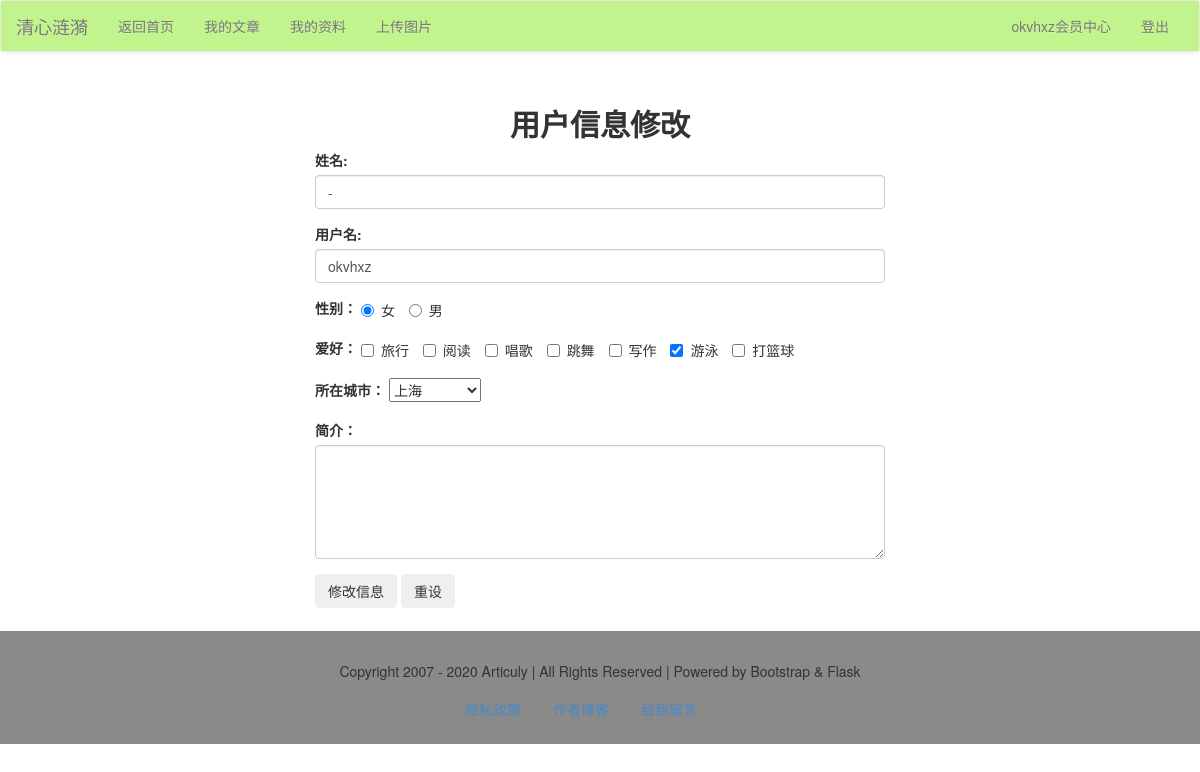
/member/user/edit/ (signed in), run on an earlier commit of the app's database.
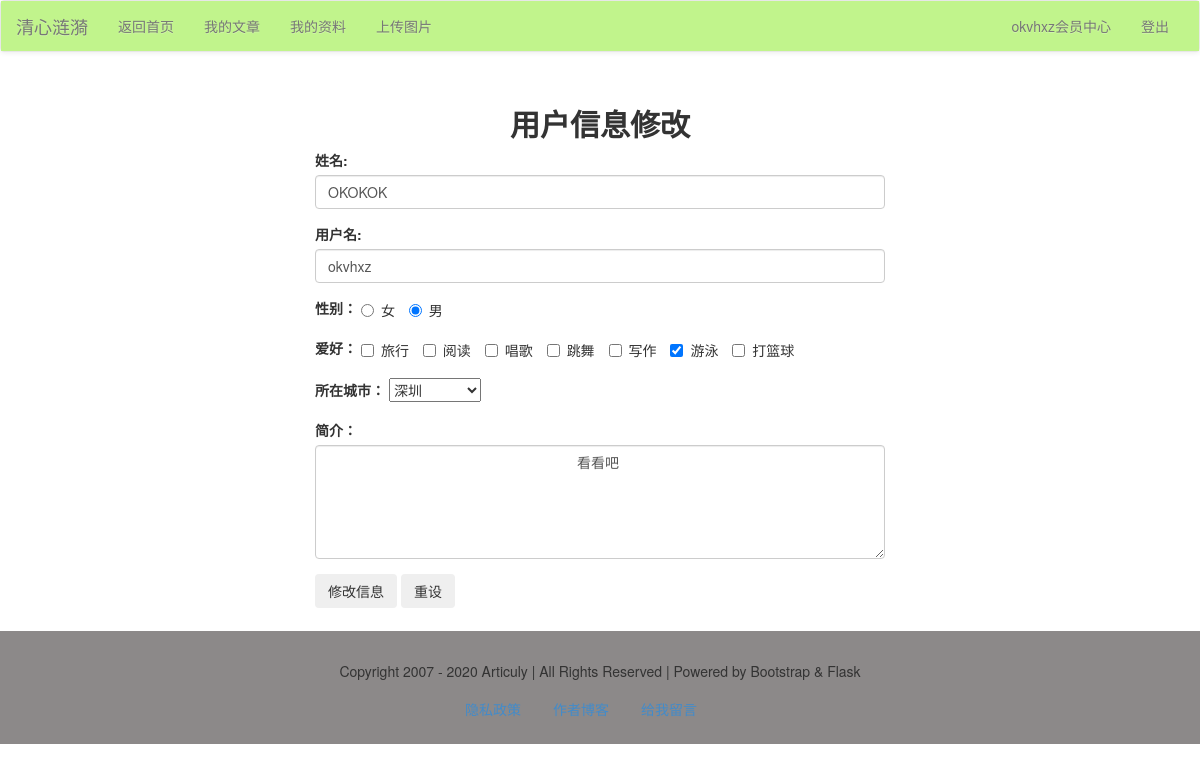
And on a later commit of the database.
### models.py (models this page shows, shortened)
class User(db.Model):
    id = db.Column(db.Integer, primary_key=True)
    username = db.Column(db.String)
    password = db.Column(db.String)
    realname = db.Column(db.String)
    sex = db.Column(db.Integer)
    city = db.Column(db.String)
    hobby = db.Column(db.String)
    intro = db.Column(db.String)

### member/users.py (the view, shortened to what this page needs)
@member_app.route("/user/edit/", methods=['get', 'post'])
def userEdit():
    user = User.query.filter_by(username=session['user']).one()
    return render_template("member/info/info_edit.html", user=user)

### app.py (called while the page is built)
@app.context_processor
def account():
    username = session.get('user')
    return {'username': username}

@app.context_processor
def getCateList():
    cates = Category.query.all()
    return {'cates': cates}

### libs.py (called while the page is built)
def login_required(func):
    @wraps(func)
    def decorator_nest(*args, **kwargs):
        if not 'user' in session:
            return redirect(url_for('login'))
        else:
            print(func)
            return func(*args, **kwargs)
    return decorator_nest

### member/member_app.py (called while the page is built)
@member_app.before_request
@login_required
def is_login():
    print(session['user'])

### templates/member/info/info_edit.html (shortened to what the changed rows need)
{% extends "member/member_base.html" %}
{% block content %}
    <div class="container-fluid">
        <div class="row">
            <div class="main col-lg-6 col-lg-offset-3 col-md-8 col-md-offset-2 col-sm-10 col-sm-offset-1 col-xs-12">
                <h2 class="text-center"><b>用户信息修改</b></h2>
                <div class="body">
                    <form action="" method="post">
                        <div class="form-group">
                            <label for="name">姓名:</label>
                            <input class="form-control" type="text" name="name" id="name" value="{{ user.realname }}"/>
                        </div>
                        <div class="form-group">
                            <label for="username">用户名:</label>
                            <input class="form-control" type="text" name="username" id="username"
                                   value="{{ user.username }}"/>
                        </div>
                        <div class="form-group">
                            <label class="radio-inline">
                                <input type="radio" name="sex" id="sex1" value="0"
                                        {% if user.sex==0 %} checked {% endif %}
                                />女
                            </label>
                            <label class="radio-inline">
                                <input type="radio" name="sex" id="sex2" value="1"
                                        {% if user.sex==1 %} checked {% endif %}
                                />男
                            </label>
                        </div>
                        <div class="form-group">
                            <label class="checkbox-inline">
                                <input type="checkbox" name="hobby" id="hobby1"
                                       value="travel"/>旅行
                            </label>
                            <label class="checkbox-inline">
                                <input type="checkbox" name="hobby" id="hobby2"
                                       value="reading"/>阅读
                            </label>
                            <label class="checkbox-inline">
                                <input type="checkbox" name="hobby" id="hobby3"
                                       value="singing"/>唱歌
                            </label>
                            <label class="checkbox-inline">
                                <input type="checkbox" name="hobby" id="hobby4"
                                       value="dancing"/>跳舞
                            </label>
                            <label class="checkbox-inline">
                                <input type="checkbox" name="hobby" id="hobby5"
                                       value="writing"/>写作
                            </label>
                            <label class="checkbox-inline">
                                <input type="checkbox" name="hobby" id="hobby6"
                                        {% if user.hobby.find("swimming")!=-1 %} checked {% endif %}
                                       value="swimming"/>游泳
                            </label>
                            <label class="checkbox-inline">
                                <input type="checkbox" name="hobby" id="hobby7"
                                       value="playing basketball"/>打篮球
                            </label>
                        </div>
                        <div class="form-group">
                            <label for="city">所在城市：</label>
                            <select name="city">
                                <option value="021"
                                        {% if user.city=="021" %} selected {% endif %}
                                >上海
                                </option>
                                <option value="0755"
                                        {% if user.city=="0755" %} selected {% endif %}
                                >深圳
                                </option>
                            </select>
                        </div>
                        <div class="form-group">
                            <label for="intro">简介：</label>
                            <textarea name="intro" rows="5" cols="10" class="form-control">
								{{ user.intro }}
							</textarea>
                        </div>
                    </form>
                </div>
            </div>
        </div>
    </div>
{% endblock %}

### templates/member/member_base.html (shortened to what this page needs)
<!DOCTYPE html>
<html>
{% block head %}
    <head>
        <link rel="stylesheet" type="text/css" href="{{ url_for("static", filename="css/bootstrap.css") }}"/>
        <link rel="stylesheet" type="text/css" href="{{ url_for("static", filename="css/bootstrap-theme.css") }}"/>
    </head>
{% endblock %}
<body>
{% block nav %}
    <nav class="navbar navbar-default">
        <div class="container-fluid" style="background-color: #C1F48C;">
            <div class="navbar-header">
                <a class="navbar-brand" href="#">清心涟漪</a>
            </div>
            <div class="collapse navbar-collapse" id="bs-example-navbar-collapse-1">
                <ul class="nav navbar-nav">
                    <li><a href="/">返回首页</a></li>
                    <li><a href="{{ url_for("member_app.article_list") }}">我的文章</a></li>
                    <li><a href="{{ url_for("member_app.userEdit") }}">我的资料</a></li>
                    <li><a href="{{ url_for("member_app.upload") }}">上传图片</a></li>
                </ul>
                <ul class="nav navbar-nav navbar-right">
                    <li><a href="{{ url_for("member_app.member_index") }}">{{ username }}会员中心</a></li>
                    <li><a href="{{ url_for("logout") }}">登出</a></li>
                </ul>
            </div>
        </div>
    </nav>
{% endblock %}
{% block content %}{% endblock %}
{% block footer %}
    <footer>
        <div class="container-fluid">
            <div class="row">
                <div class="col-md-12">
                    Copyright 2007 - 2020 Articuly | All Rights Reserved | Powered by Bootstrap & Flask
                </div>
            </div>
        </div>
        <nav>
            <ul class="nav nav-pills">
                <li><a href="" data-toggle="modal" data-target="#myModal">隐私政策</a></li>
                <li><a href="https://articuly.com" target="_blank">作者博客</a></li>
                <li><a href="">给我留言</a></li>
            </ul>
        </nav>
    </footer>
{% endblock %}
</body>
</html>

What changed in the data, as far as the page shows it:
changed User "okvhxz": name "-" → "OKOKOK"; sex "☑ 女" → "☐ 女"; sex "☐ 男" → "☑ 男"; city "上海" → "深圳"; intro (not shown) → "看看吧"
